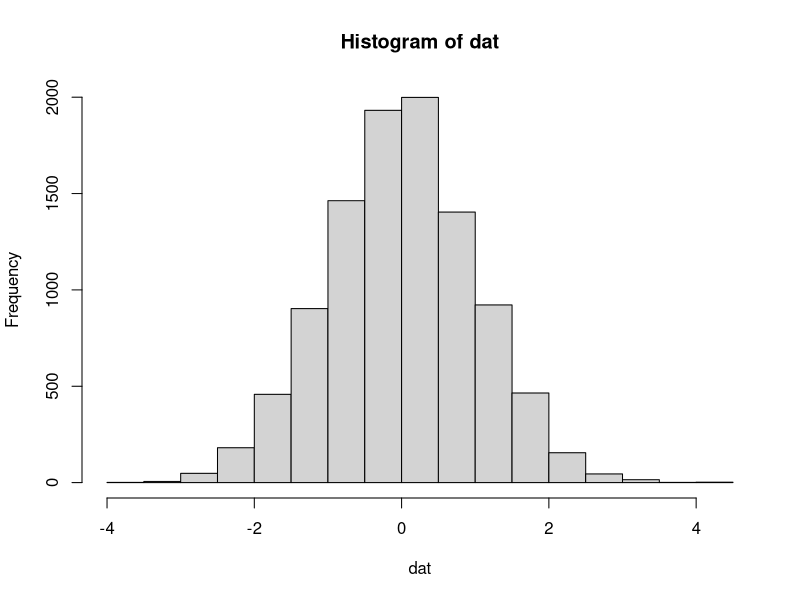
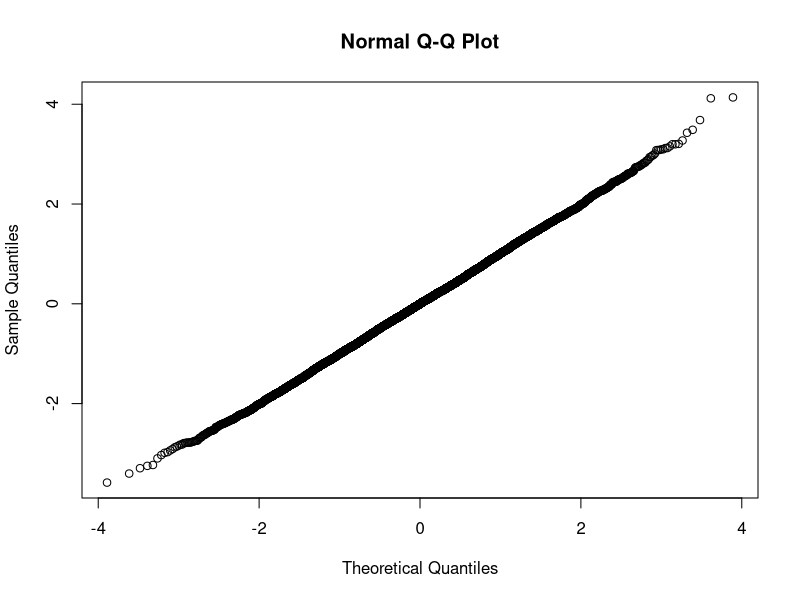

Source code (R) for these figures, in order:
## ---- chunk 1
# rnorm(10,0,1) -> n=10, mean=0, sd=1, this is also default, could do rnorm(10)

dat <- replicate(1000, rnorm(10, 0, 1))
sd(dat)

## ---- chunk 2
hist(dat)
qqnorm(dat)
